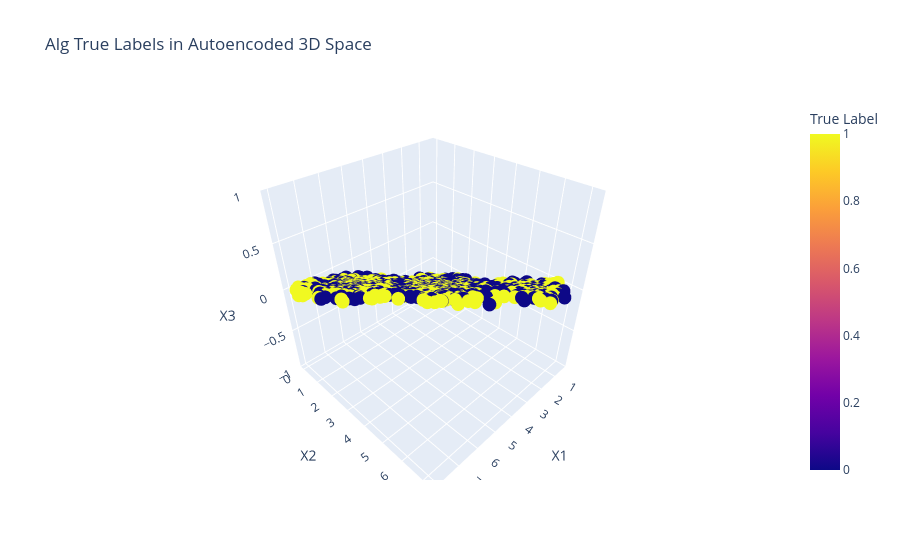
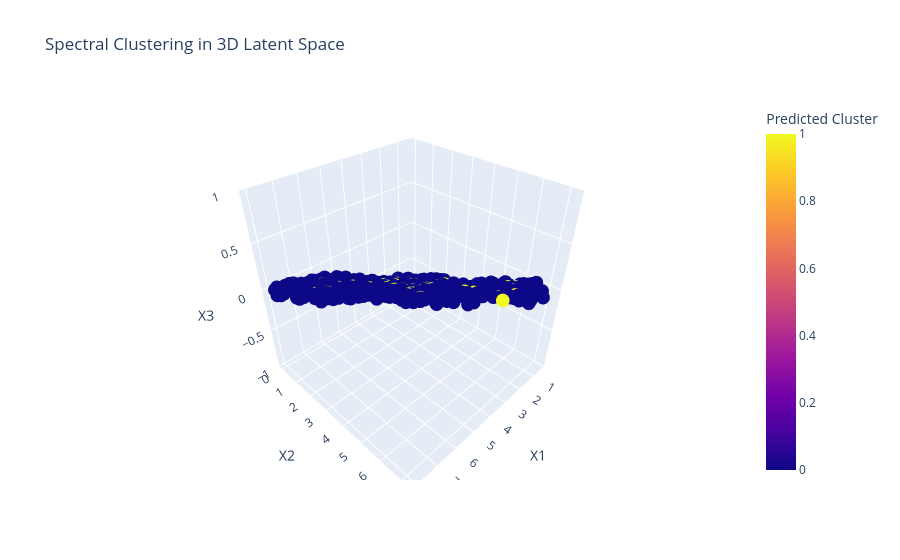

Source (notebook cell) for these figures, in order:
### Code cell
alg_cluster_results = pd.DataFrame({
    'X1': encoded_data[:, 0],
    'X2': encoded_data[:, 1],
    'X3': encoded_data[:, 2],
    'True Label': alg_true,
    'Predicted Cluster': sc_alg_pred
})

fig_true = px.scatter_3d(
    alg_cluster_results, x='X1', y='X2', z='X3',
    color='True Label',
    title='Alg True Labels in Autoencoded 3D Space'
)
fig_true.show()

fig_pred = px.scatter_3d(
    alg_cluster_results, x='X1', y='X2', z='X3',
    color='Predicted Cluster',
    title='Spectral Clustering in 3D Latent Space'
)
fig_pred.show()

### Figure 1 — Plotly figure (JSON) as saved in the notebook; plotly's stock layout.template omitted (floating-point values rounded to 4 significant figures; data arrays with more than 128 entries replaced by an {"elided": "..."} marker saying what was removed)
{"data": [{"hovertemplate": "X1=%{x}<br>X2=%{y}<br>X3=%{z}<br>True Label=%{marker.color}<extra></extra>", "legendgroup": "", "marker": {"color": {"elided": "1600 int values"}, "coloraxis": "coloraxis", "symbol": "circle"}, "mode": "markers", "name": "", "scene": "scene", "showlegend": false, "type": "scatter3d", "x": {"elided": "1600 float values"}, "y": {"elided": "1600 float values"}, "z": {"elided": "1600 int values"}}], "layout": {"coloraxis": {"colorbar": {"title": {"text": "True Label"}}, "colorscale": [[0, "#0d0887"], [0.1111, "#46039f"], [0.2222, "#7201a8"], [0.3333, "#9c179e"], [0.4444, "#bd3786"], [0.5556, "#d8576b"], [0.6667, "#ed7953"], [0.7778, "#fb9f3a"], [0.8889, "#fdca26"], [1, "#f0f921"]]}, "legend": {"tracegroupgap": 0}, "scene": {"domain": {"x": [0, 1], "y": [0, 1]}, "xaxis": {"title": {"text": "X1"}}, "yaxis": {"title": {"text": "X2"}}, "zaxis": {"title": {"text": "X3"}}}, "title": {"text": "Alg True Labels in Autoencoded 3D Space"}}}

### Figure 2 — Plotly figure (JSON) as saved in the notebook; plotly's stock layout.template omitted (floating-point values rounded to 4 significant figures; data arrays with more than 128 entries replaced by an {"elided": "..."} marker saying what was removed)
{"data": [{"hovertemplate": "X1=%{x}<br>X2=%{y}<br>X3=%{z}<br>Predicted Cluster=%{marker.color}<extra></extra>", "legendgroup": "", "marker": {"color": {"elided": "1600 int values"}, "coloraxis": "coloraxis", "symbol": "circle"}, "mode": "markers", "name": "", "scene": "scene", "showlegend": false, "type": "scatter3d", "x": {"elided": "1600 float values"}, "y": {"elided": "1600 float values"}, "z": {"elided": "1600 int values"}}], "layout": {"coloraxis": {"colorbar": {"title": {"text": "Predicted Cluster"}}, "colorscale": [[0, "#0d0887"], [0.1111, "#46039f"], [0.2222, "#7201a8"], [0.3333, "#9c179e"], [0.4444, "#bd3786"], [0.5556, "#d8576b"], [0.6667, "#ed7953"], [0.7778, "#fb9f3a"], [0.8889, "#fdca26"], [1, "#f0f921"]]}, "legend": {"tracegroupgap": 0}, "scene": {"domain": {"x": [0, 1], "y": [0, 1]}, "xaxis": {"title": {"text": "X1"}}, "yaxis": {"title": {"text": "X2"}}, "zaxis": {"title": {"text": "X3"}}}, "title": {"text": "Spectral Clustering in 3D Latent Space"}}}
